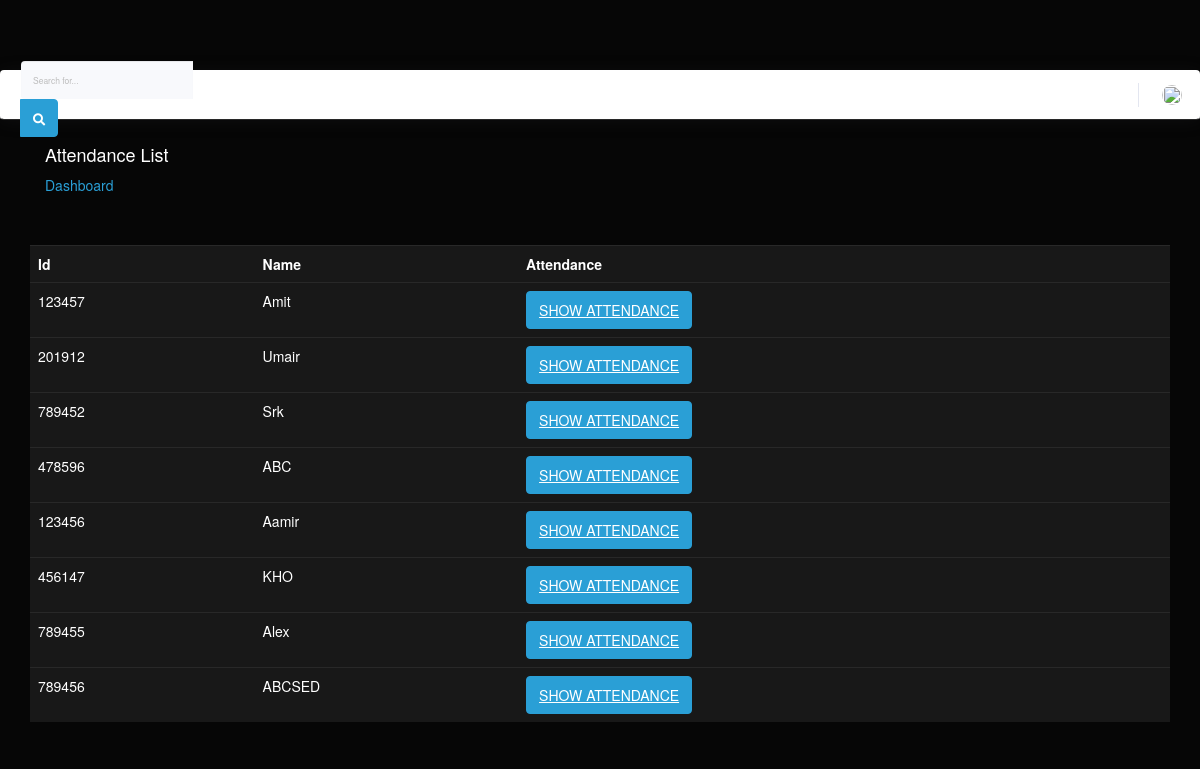
The page /student/attendance.php (signed in) on the database its author committed.
### tables this page shows
CREATE TABLE `student` (
  `stdid` int(10) NOT NULL,
  `name` varchar(50) NOT NULL,
  `class` varchar(5) NOT NULL,
  `status` int(2) NOT NULL
);

### student/attendance.php (the view, shortened to what this page needs)
<?php include("header.php");?>
<section class="banner-area relative about-banner" id="home">
		 <div class="container">
					<div class="row d-flex align-items-center justify-content-center">
						<div class="about-content col-lg-12">
							<h4>
							 Attendance List
							</h4>
							<p class="text-white link-nav"><a href="index.php">Dashboard </a>
						</div>
					</div>
				</div>
			</section>
			<section class="info-area pb-40">
				<div class="container-fluid">
				    <div class="col-md-12">
			<form action="" method="POST"><table class="table">
			            <tr>
							<td><b>Id</b></td>
							<td><b>Name</b></td>
							<td><b>Attendance</b></td>
					   </tr>
			<?php
			  include("connect.php");
			  $result=mysqli_query($con,"select * from student where status=1 ORDER BY class ASC");
			   while( $row=mysqli_fetch_assoc($result))
			   {
			    ?>
			    <tr>
					        <td><?php echo ucwords($row['stdid']);?></td>
							<td><?php echo ucwords($row['name']);?></td>
							<td><a href='showstudentattendance.php?data_id=<?php echo $row['stdid'] ?>' class="btn btn-primary text-uppercase" >Show Attendance</a></td>
				</tr>
			    <?php
			   }
			   ?>
			  </table></form>
			  </div></div>
			  </section>

### rows shown on the page
student: stdid "123457", name "Amit"
student: stdid "201912", name "Umair"
student: stdid "789452", name "Srk"
student: stdid "478596", name "ABC"
student: stdid "123456", name "Aamir"
student: stdid "456147", name "KHO"
student: stdid "789455", name "Alex"
student: stdid "789456", name "ABCSED"
